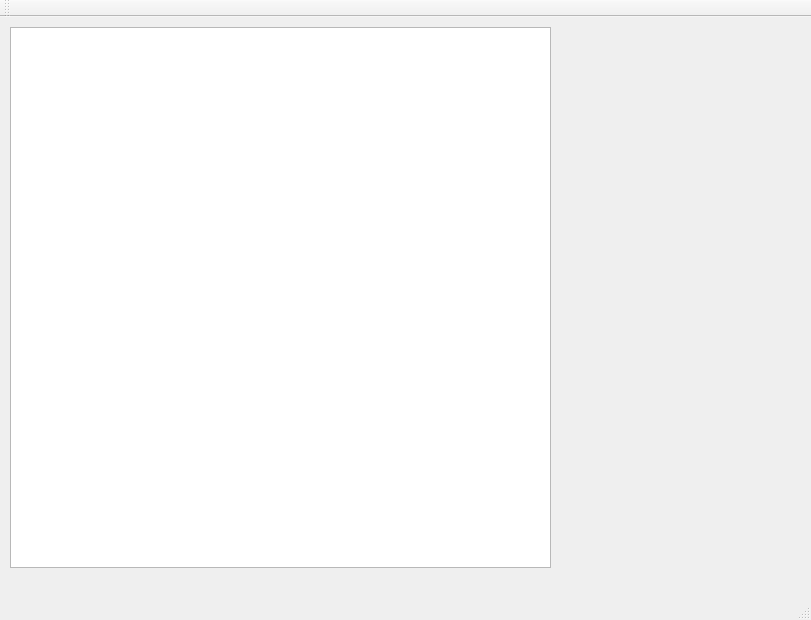
<?xml version="1.0" encoding="UTF-8"?>
<ui version="4.0">
 <class>MainViewController</class>
 <widget class="QMainWindow" name="MainViewController">
  <property name="geometry">
   <rect>
    <x>0</x>
    <y>0</y>
    <width>811</width>
    <height>620</height>
   </rect>
  </property>
  <property name="minimumSize">
   <size>
    <width>811</width>
    <height>620</height>
   </size>
  </property>
  <property name="maximumSize">
   <size>
    <width>811</width>
    <height>620</height>
   </size>
  </property>
  <property name="windowTitle">
   <string>MainViewController</string>
  </property>
  <widget class="QWidget" name="centralWidget">
   <widget class="QTableView" name="tableView">
    <property name="geometry">
     <rect>
      <x>10</x>
      <y>10</y>
      <width>541</width>
      <height>541</height>
     </rect>
    </property>
   </widget>
  </widget>
  <widget class="QMenuBar" name="menuBar">
   <property name="geometry">
    <rect>
     <x>0</x>
     <y>0</y>
     <width>811</width>
     <height>22</height>
    </rect>
   </property>
  </widget>
  <widget class="QToolBar" name="mainToolBar">
   <attribute name="toolBarArea">
    <enum>TopToolBarArea</enum>
   </attribute>
   <attribute name="toolBarBreak">
    <bool>false</bool>
   </attribute>
  </widget>
  <widget class="QStatusBar" name="statusBar"/>
 </widget>
 <layoutdefault spacing="6" margin="11"/>
 <resources/>
 <connections/>
</ui>
